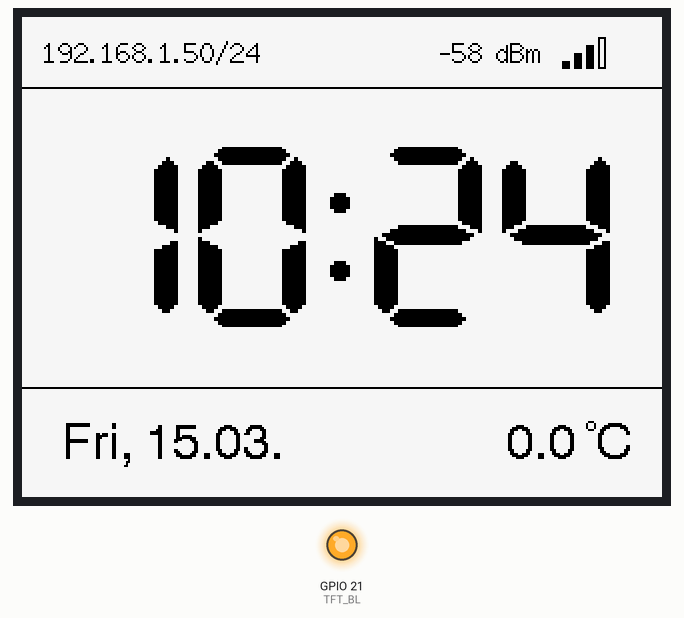
Simulated run of this sketch. Board: ESP32. Shown: 320×240 colour display, output pins drawn as LEDs (lit = HIGH). WiFi joins after 1.5 s; servers stay silent unless stated; uploads are accepted with an empty reply; the local clock reads 2024-03-15 10:24:30 at power-on unless the sketch sets it.

Above: at 3.1 s.
At 30.2 s:
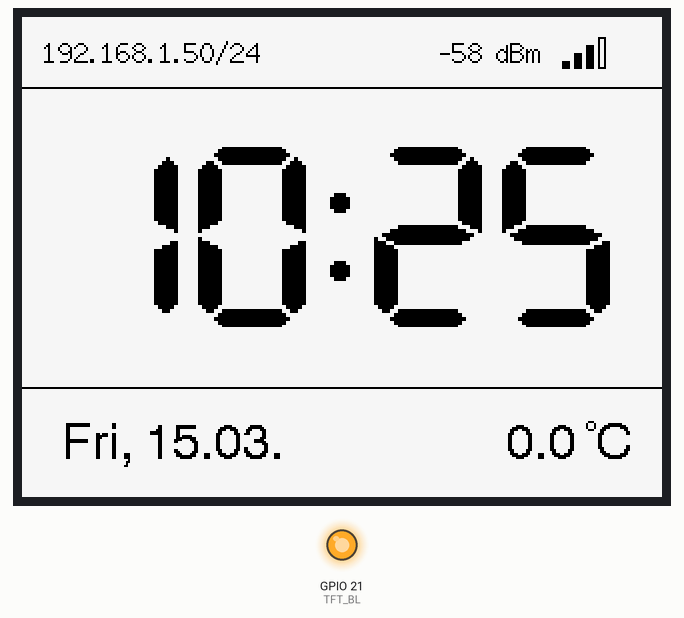
At 90.3 s:
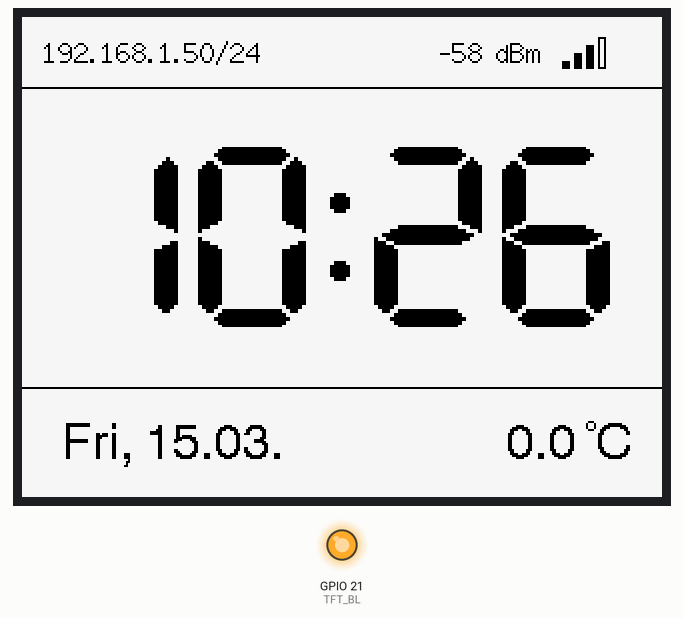

The sketch:

sketch_feb9a.ino
```cpp
#include <WiFi.h>
#include <HTTPClient.h>
#include <ArduinoJson.h>
#include <TFT_eSPI.h>
#include <time.h>

// --- Hardware Pins (CYD / ESP32-2432S028R) ---
#define TFT_BL 21

// --- WiFi Konfiguration ---
const char* ssid     = "ITWickede";
const char* password = "23488351877477215763";

TFT_eSPI tft = TFT_eSPI();
// Wir nutzen ein kleineres Sprite NUR für die Uhrzeit, um RAM zu sparen
TFT_eSprite timeSprite = TFT_eSprite(&tft);

float currentTemp = 0.0;
bool weatherValid = false;
unsigned long lastWeatherUpdate = 0;
unsigned long lastRssiUpdate = 0;

// --- 1. Hilfsfunktionen ---

String getCIDR(IPAddress subnet) {
  uint32_t mask = (subnet[0] << 24) | (subnet[1] << 16) | (subnet[2] << 8) | subnet[3];
  int prefix = 0;
  for (int i = 0; i < 32; i++) if ((mask << i) & 0x80000000) prefix++;
  return "/" + String(prefix);
}

void drawWiFiSignal(int x, int y) {
  // Bereich oben rechts säubern (damit es keine "Reste" gibt)
  // Anpassbar, falls du es enger/weiter haben willst
  tft.fillRect(170, 0, 150, 35, 0xF7BE);
  int32_t rssi = WiFi.RSSI();
  int filledBars = 0;
  if (rssi > -55) filledBars = 4;
  else if (rssi > -65) filledBars = 3;
  else if (rssi > -75) filledBars = 2;
  else if (rssi > -85) filledBars = 1;

  // Textwert links daneben
  tft.setTextDatum(CR_DATUM);
  tft.setTextColor(TFT_BLACK, 0xF7BE);
  tft.drawString(String(rssi) + " dBm", x - 10, y + 8, 2);

  // 4 Balken
  for (int i = 0; i < 4; i++) {
    int h = (i + 1) * 4;
    int bx = x + (i * 6);
    int by = y + (16 - h);
    tft.drawRect(bx, by, 4, h, TFT_BLACK); // Umrandung
    if (i < filledBars) {
      tft.fillRect(bx, by, 4, h, TFT_BLACK); // Füllung
    } else {
      tft.fillRect(bx + 1, by + 1, 2, h - 2, 0xF7BE); // Leeren
    }
  }
}

void updateWeather() {
  if (WiFi.status() != WL_CONNECTED) return;
  HTTPClient http;
  http.begin("http://api.brightsky.dev/current_weather?lat=51.48&lon=7.86");
  if (http.GET() == 200) {
    JsonDocument doc;
    deserializeJson(doc, http.getStream());
    currentTemp = doc["weather"]["temperature"];
    weatherValid = true;
  }
  http.end();
}

void setup() {
  Serial.begin(115200);

  // Backlight sofort erzwingen
  pinMode(TFT_BL, OUTPUT);
  digitalWrite(TFT_BL, HIGH);

  tft.init();
  tft.setRotation(1);
  tft.fillScreen(0xF7BE); // EPAPER_CREME

  // Kleines Sprite für die Uhr (ca. 200x60 Pixel spart massiv RAM)
  if (!timeSprite.createSprite(280, 90)) {
    Serial.println("Sprite Fehler!");
  }

  WiFi.begin(ssid, password);
  while (WiFi.status() != WL_CONNECTED) { delay(500); }

  configTzTime("CET-1CEST,M3.5.0,M10.5.0/3", "de.pool.ntp.org");
  updateWeather();

  // Einmaliges Zeichnen des statischen Layouts
  drawStaticLayout();
}

// --- 2. Haupt-Anzeige-Logik ---

void drawStaticLayout() {
  tft.setTextColor(TFT_BLACK, 0xF7BE);
  tft.drawFastHLine(0, 35, 320, TFT_BLACK);
  tft.drawFastHLine(0, 185, 320, TFT_BLACK);

  // Oben links: IP Info (Statisch)
  tft.setTextDatum(TL_DATUM);
  IPAddress ip = WiFi.localIP();
  IPAddress subnet = WiFi.subnetMask();
  String cidr = getCIDR(subnet);

  tft.drawString(ip.toString() + cidr, 10, 10, 2);
  drawWiFiSignal(270, 10);
}


void loop() {
  if (millis() - lastWeatherUpdate > 900000) {
    updateWeather();
    lastWeatherUpdate = millis();
    drawDynamicData(); // Wetter-Update auf Screen
  }

  static int lastMin = -1;
  struct tm timeinfo;
  if (getLocalTime(&timeinfo)) {
    if (timeinfo.tm_min != lastMin) {
      lastMin = timeinfo.tm_min;
      drawDynamicData();
    }
  }
  // WLAN Signalstärke alle 10 Sekunden aktualisieren
  if (millis() - lastRssiUpdate > 10000) {
  lastRssiUpdate = millis();
  drawWiFiSignal(270, 10); // Event auch 260 anstatt 270 falls zu weit rechts
  }
  delay(1000);
}

void drawDynamicData() {
  // --- 1. UHRZEIT (Sprite) ---
  timeSprite.fillSprite(0xF7BE);
  timeSprite.setTextColor(TFT_BLACK, 0xF7BE);

  char timeStr[6];
  struct tm timeinfo;
  if (!getLocalTime(&timeinfo)) return; // Sicherheitshalber abbrechen wenn Zeit nicht da
  strftime(timeStr, sizeof(timeStr), "%H:%M", &timeinfo);

  timeSprite.setTextDatum(MC_DATUM);
  timeSprite.setTextSize(2); // Doppelte Größe für Font 7
  timeSprite.drawString(timeStr, 140, 45, 7);
  timeSprite.pushSprite(20, 65); // Positioniert die große Uhr mittig

  // --- 2. FUSSZEILE: Datum & Wetter nebeneinander ---
  // Bereich säubern
  tft.fillRect(0, 187, 320, 53, 0xF7BE);
  tft.setTextColor(TFT_BLACK, 0xF7BE);

  // Datum (Links-Bündig, Mitte der Zeile)
  char dateStr[20];
  strftime(dateStr, sizeof(dateStr), "%a, %d.%m.", &timeinfo);
  tft.setTextDatum(CL_DATUM); // Centre Left
  tft.drawString(dateStr, 20, 215, 4);

  // --- 3. TEMPERATUR (Rechts-Bündig, Mitte der Zeile) ---
  if (weatherValid) {
    String tempStr = String(currentTemp, 1) + "  C"; // Zwei Leerzeichen vor dem C für das Symbol
    tft.setTextDatum(CR_DATUM); // Centre Right
    tft.drawString(tempStr, 305, 215, 4);

    // Präzise Berechnung für das Grad-Symbol:
    // Wir messen die Breite des " C" Teils, um den Kreis davor zu setzen
    int cWidth = tft.textWidth(" C", 4);
    int totalWidth = tft.textWidth(tempStr, 4);

    // Position: Rechte Kante (305) minus ein Teil der Breite
    int circleX = 305 - cWidth + 2;
    tft.drawCircle(circleX, 204, 2, TFT_BLACK);
  }
}
```

Measured:
- what the display in image 0 shows lasts 27.1 s, from 3.0 s to 30.1 s
- what the display in image 1 shows lasts 60.2 s, from 30.1 s to 90.3 s
